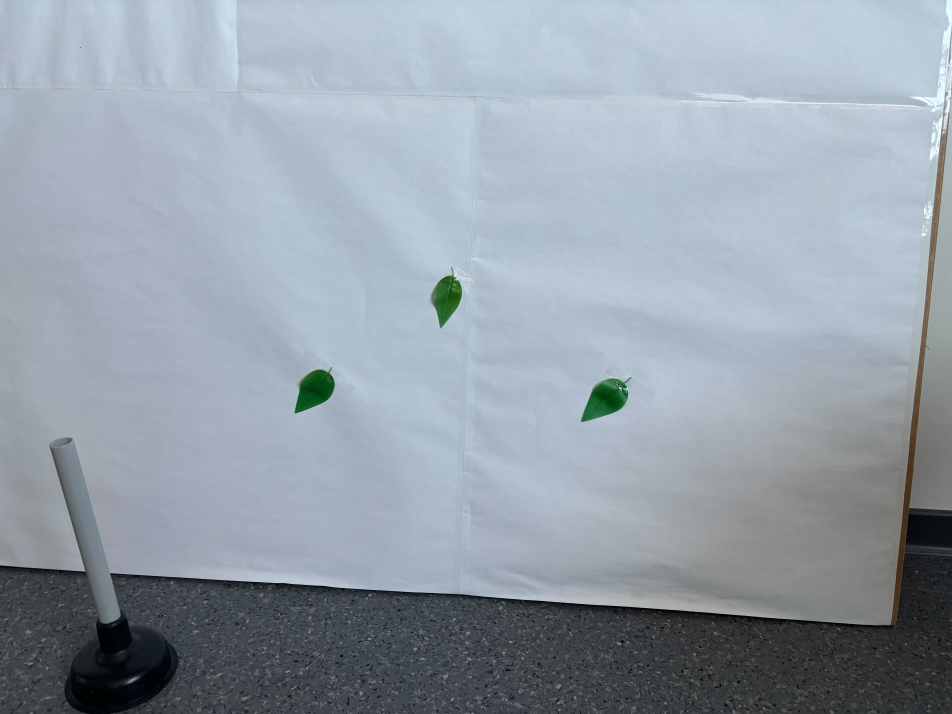
#> input picture weed_segmentaion/imgs/labSamples/lab_sample4.jpg, 5712 x 4284 px (shown at 1/6 size)
$ python weed_segmentation.py
#> lines starting #> are read from the running program, lines starting #| are printed output that depends on the picture; after the words box and inside, x2 and y2 are one past the last pixel; in counts of white or black regions, pixels touching at a corner belong together
# This code detects and outlines the bluberry weed on the image samples

# Libraries import
import cv2
import numpy as np
import matplotlib.pyplot as plt

# Load a sample image
#sampleImage = cv2.imread("imgs/realWorldSample/rw_sample3.png")
sampleImage = cv2.imread("imgs/labSamples/lab_sample4.jpg")
#> sampleImage is the input picture: shape (4284, 5712, 3); mean B, G, R 170.1, 159.7, 149.3
resizedSampleImage = cv2.resize(sampleImage, (640,480))
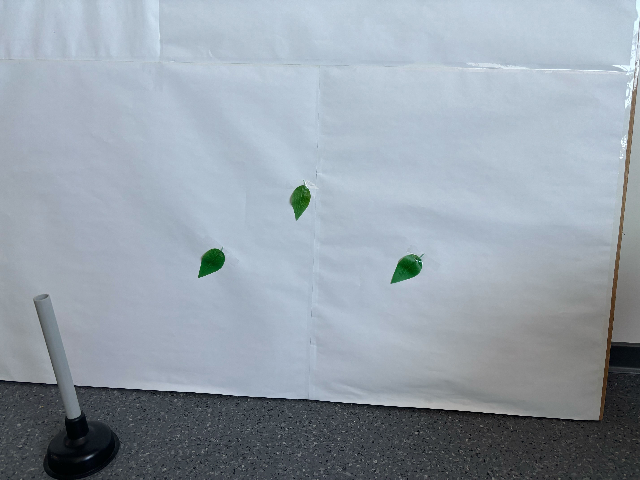
#> resizedSampleImage: shape (480, 640, 3); mean B, G, R 170, 159.6, 149.3
cv2.imshow("Sample Image",resizedSampleImage)
cv2.waitKey(0)

# Cropped image - Slice out the top 1/3 of the picture since it does not feature blueberry bank
imageSize = resizedSampleImage.shape # Return format is (h,w,ch_num)
#> imageSize = (480, 640, 3)
x_start , y_start, x_end , y_end = 0 , int(imageSize[0] / 3) , imageSize[1] , imageSize[0]
#> x_start = 0; y_start = 160; x_end = 640; y_end = 480
sampleImageCropped = resizedSampleImage[y_start:y_end , x_start:x_end]
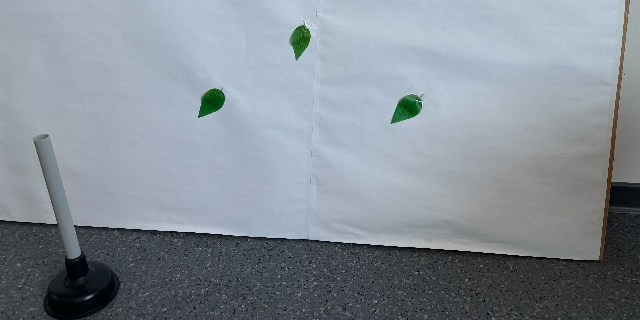
#> sampleImageCropped: shape (320, 640, 3); mean B, G, R 150.7, 142, 133.4
cv2.imshow("Cropped Sample Image", sampleImageCropped)
cv2.waitKey(0)

# Transform to HSV colorspace
hsvSampleImage = cv2.cvtColor(sampleImageCropped, cv2.COLOR_BGR2HSV)
#> hsvSampleImage: shape (320, 640, 3); mean H, S, V 96.7, 33.6, 151.4
cv2.imshow("Sample Image in HSV Colorspace",hsvSampleImage)
cv2.waitKey(0)

# Define lower and upper color threshold - HSV color circle
## STANDARD GREEN COLOR RANGE ##
green_lower = np.array([60,40,40])
green_higher = np.array([90,255,255])

# Create a mask for detecting color green
mask = cv2.inRange(hsvSampleImage, green_lower, green_higher)
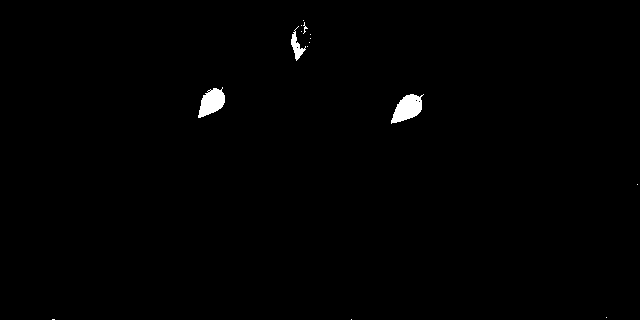
#> mask: shape (320, 640); 0.65% white; 15 white regions (12 under 20 px)
cv2.imshow("Green mask", mask)
cv2.waitKey(0)

# Draw out contours with selected color range
contours, _ = cv2.findContours(mask, cv2.RETR_EXTERNAL, cv2.CHAIN_APPROX_SIMPLE)
#> contours = 15 contours, 12 with area under 20; largest, box (x1, y1, x2, y2) and area: (391, 94, 424, 124) 542, (198, 87, 225, 118) 476, (291, 26, 306, 61) 148
print(f"Number of contours detected: {len(contours)}")
#| Number of contours detected: 15
result = sampleImageCropped.copy()
cv2.drawContours(result, contours, -1, (255,0,255), 2)
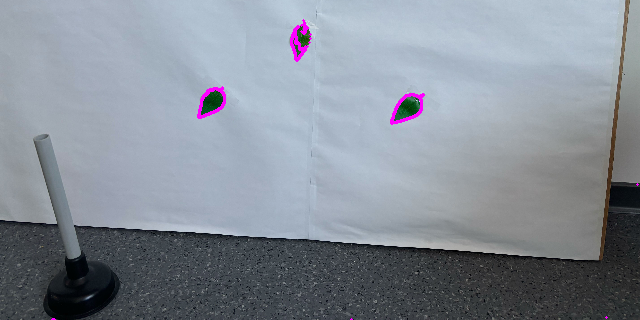
#> result: shape (320, 640, 3); 0.5% of pixels changed, all inside (x1, y1, x2, y2) = (51, 19, 639, 320)
cv2.imshow("Final image", result)
cv2.waitKey(0)

# Draw out bounding boxes for x and y coordinatesq
boundingBoxImage = sampleImageCropped.copy()

# Go through all detected contours - Extract coordinates and draw bounding boxes
for c in contours:
    x,y,w,h = cv2.boundingRect(c)
    center = ((x+x+w)/2 , (y+y+w)/2)
    if cv2.contourArea(c) > 100: # Set the minimal area of a contour - ignore smaller
        cv2.rectangle(boundingBoxImage, (x,y) , (x+w, y+h), (255,0,255), 2)
        print(f"Coordinates for contour center are (in pixels) -> x : {center[0]}: y : {center[1]} and area : {cv2.contourArea(c)}")
#> this loop made 15 passes
#> (x, y, w, h, center) on passes 1, 3, 4, 5, 6, 7, 8, 9, 10, 11, 12, 13: (351, 319, 1, 1, (351.5, 319.5)), (606, 317, 1, 1, (606.5, 317.5)), (637, 184, 1, 1, (637.5, 184.5)), (391, 94, 33, 30, (407.5, 110.5)), (198, 87, 27, 31, (211.5, 100.5)), (307, 46, 1, 1, (307.5, 46.5)), (309, 42, 1, 1, (309.5, 42.5)), (310, 38, 1, 1, (310.5, 38.5)), (310, 34, 1, 1, (310.5, 34.5)), (301, 31, 1, 1, (301.5, 31.5)), (291, 26, 15, 35, (298.5, 33.5)), (301, 25, 1, 1, (301.5, 25.5))
#> (c, x, y, w, h, center) on pass 2: ([[52, 319], [54, 319]], 52, 319, 3, 1, (53.5, 320.5))
#| Coordinates for contour center are (in pixels) -> x : 407.5: y : 110.5 and area : 542.0
#| Coordinates for contour center are (in pixels) -> x : 211.5: y : 100.5 and area : 476.0
#| Coordinates for contour center are (in pixels) -> x : 298.5: y : 33.5 and area : 147.5
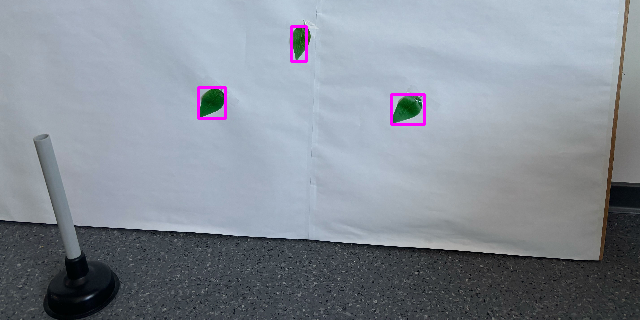
#> boundingBoxImage: shape (320, 640, 3); 0.5% of pixels changed, all inside (x1, y1, x2, y2) = (197, 25, 426, 126)

cv2.imshow("Bounded box image", boundingBoxImage)
cv2.waitKey(0)

# Remove all opened OpenCV windows
cv2.destroyAllWindows()

$ run again, with weed_segmentaion/imgs/labSamples/lab_sample1.jpg copied over weed_segmentaion/imgs/labSamples/lab_sample4.jpg
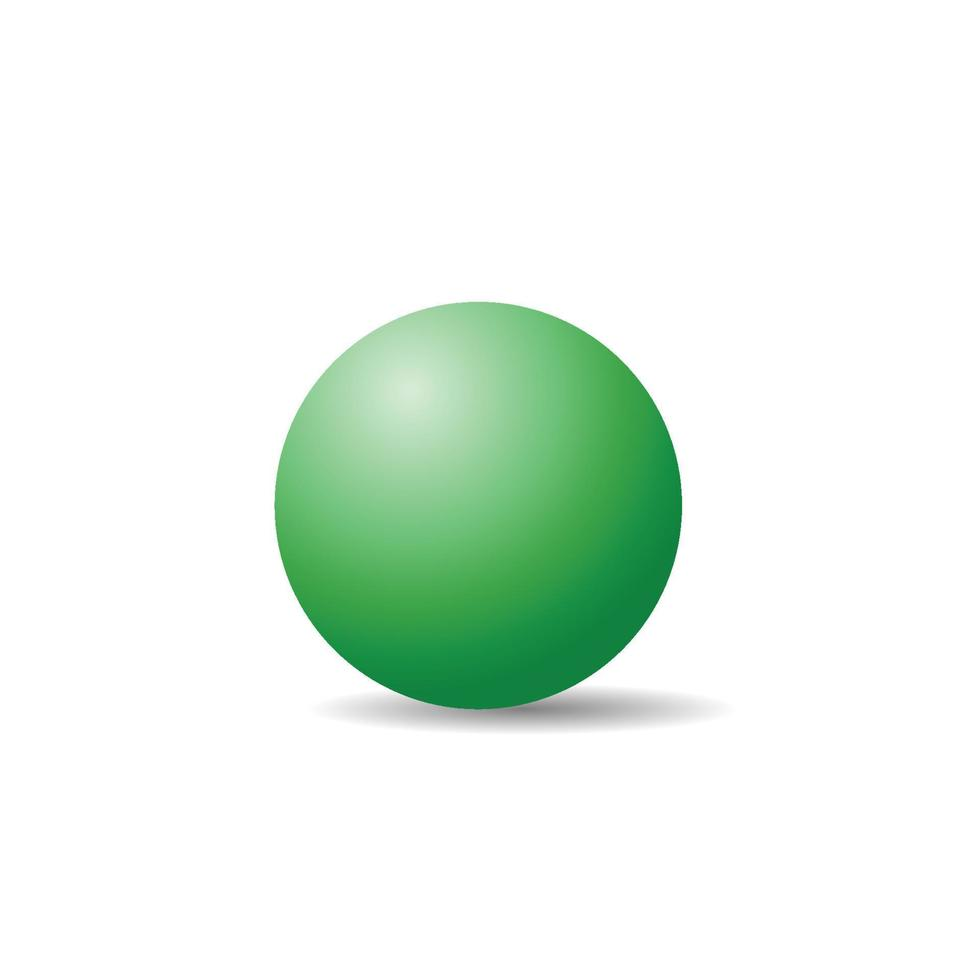
#> input picture weed_segmentaion/imgs/labSamples/lab_sample1.jpg, 980 x 980 px
#> sampleImage is the input picture: shape (980, 980, 3); mean B, G, R 234.5, 243.8, 232
#> hsvSampleImage: shape (320, 640, 3); mean H, S, V 14.5, 27, 238.5
#> `mask = cv2.inRange(hsvSampleImage, green_lower, green_higher)`:
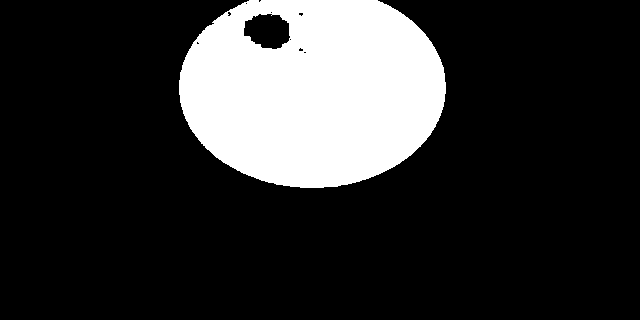
#> mask: shape (320, 640); 19.3% white; 1 white region
#> contours = 1 contour; box (x1, y1, x2, y2) and area: (179, 0, 446, 188) 40522
#| Number of contours detected: 1
#> result: shape (320, 640, 3); mean B, G, R 225.9, 236.3, 222.4
#> the loop `for c in contours:` made 1 pass
#> (x, y, w, h, center) on pass 1: (179, 0, 267, 188, (312.5, 133.5))
#> (printed output is left out)
#> after the loop `for c in contours:`:
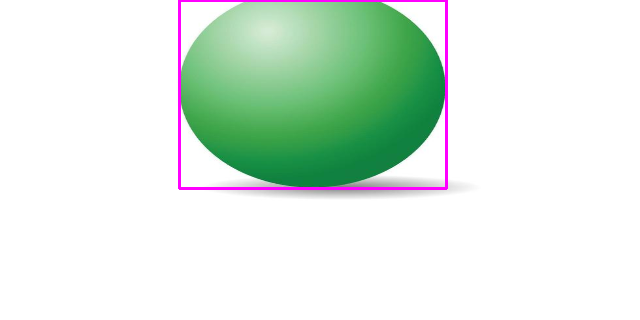
#> boundingBoxImage: shape (320, 640, 3); mean B, G, R 225.2, 235.8, 221.6

$ run again, with weed_segmentaion/imgs/labSamples/lab_sample2.jpg copied over weed_segmentaion/imgs/labSamples/lab_sample4.jpg
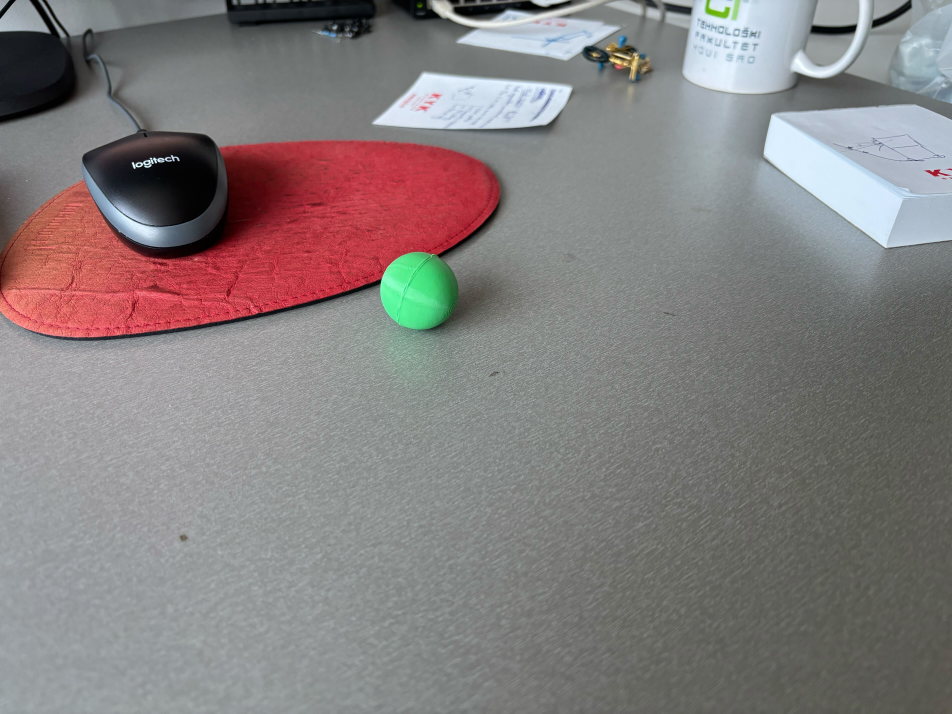
#> input picture weed_segmentaion/imgs/labSamples/lab_sample2.jpg, 5712 x 4284 px (shown at 1/6 size)
#> sampleImage is the input picture: shape (4284, 5712, 3); mean B, G, R 126.7, 126.7, 132.6
#> hsvSampleImage: shape (320, 640, 3); mean H, S, V 68.4, 22.6, 135.8
#> `mask = cv2.inRange(hsvSampleImage, green_lower, green_higher)`:
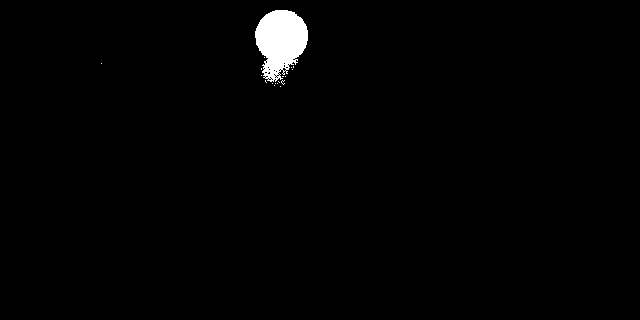
#> mask: shape (320, 640); 1.3% white; 18 white regions (17 under 20 px)
#> contours = 18 contours, 17 with area under 20; largest, box (x1, y1, x2, y2) and area: (255, 10, 308, 82) 2522
#| Number of contours detected: 18
#> result: shape (320, 640, 3); mean B, G, R 125.4, 126.2, 132.3
#> the loop `for c in contours:` made 18 passes
#> (x, y, w, h, center) on passes 1, 2, 3, 4, 5, 7, 9, 11: (280, 86, 1, 1, (280.5, 86.5)), (274, 85, 1, 1, (274.5, 85.5)), (277, 83, 1, 1, (277.5, 83.5)), (275, 83, 1, 1, (275.5, 83.5)), (272, 83, 1, 1, (272.5, 83.5)), (281, 80, 4, 5, (283, 82)), (285, 76, 1, 1, (285.5, 76.5)), (261, 75, 1, 1, (261.5, 75.5))
#> (printed output is left out)
#> after the loop `for c in contours:`:
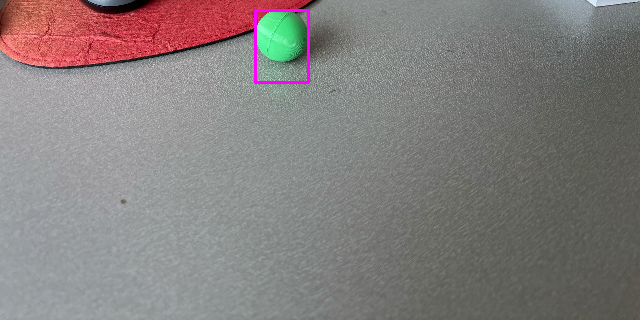
#> boundingBoxImage: shape (320, 640, 3); mean B, G, R 125.3, 126.4, 132.1
